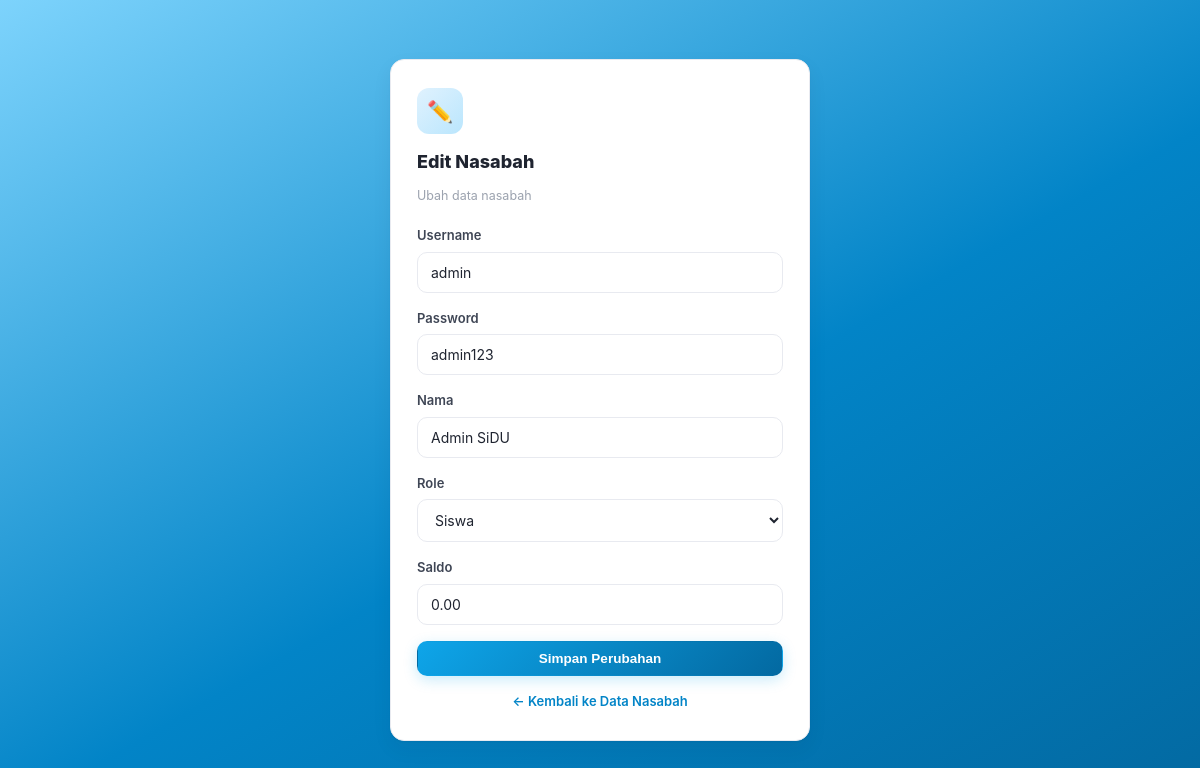
The app's page /nasabah/edit.php?id_user=1 with its own data.
### tables this page shows
CREATE TABLE `users` (
  `id_user` int(11) NOT NULL AUTO_INCREMENT,
  `username` varchar(50) NOT NULL,
  `password` varchar(50) NOT NULL,
  `nama` varchar(100) NOT NULL,
  `saldo` decimal(12,2) NOT NULL DEFAULT 0,
  `role` enum('admin','siswa','guru','pengepul') NOT NULL DEFAULT 'siswa',
  PRIMARY KEY (`id_user`)
);

### nasabah/edit.php (the view, shortened to what this page needs)
<?php
include "koneksi.php";
$id_user = $_GET['id_user'];
$query = mysqli_query($koneksi, "SELECT * FROM users WHERE id_user='$id_user'");
$data = mysqli_fetch_array($query);
?>
<!DOCTYPE html>
<html lang="id">
<head>
    <link rel="stylesheet" href="../assets/css/style.css?v=3">
</head>
<body class="role-admin">
    <div class="form-wrap">
        <div class="form-card">
            <div class="icon-top">✏️</div>
            <h1>Edit Nasabah</h1>
            <p class="sub">Ubah data nasabah</p>
            <form action="update.php" method="post">
                <div class="form-group">
                    <label>Username</label>
                    <input type="text" name="username" value="<?php echo $data['username'] ?>" required>
                </div>
                <div class="form-group">
                    <label>Password</label>
                    <input type="text" name="password" value="<?php echo $data['password'] ?>" required>
                </div>
                <div class="form-group">
                    <label>Nama</label>
                    <input type="text" name="nama" value="<?php echo $data['nama'] ?>" required>
                </div>
                <div class="form-group">
                    <label>Role</label>
                    <select name="role" required>
                        <option value="siswa" <?php echo ($data['role'] == 'siswa') ? 'selected' : ''; ?>>Siswa</option>
                    </select>
                </div>
                <div class="form-group">
                    <label>Saldo</label>
                    <input type="number" step="0.01" name="saldo" value="<?php echo $data['saldo'] ?>" required>
                </div>
                <button type="submit" class="btn btn-primary btn-block">Simpan Perubahan</button>
            </form>
            <a href="index.php" class="form-back">← Kembali ke Data Nasabah</a>
        </div>
    </div>
</body>
</html>

### assets/css/style.css (style rules this page uses)
:root { --pink-50: #f0f9ff; --pink-100: #e0f2fe; --pink-200: #bae6fd; --pink-300: #7dd3fc; --pink-400: #38bdf8; --pink-500: #0ea5e9; --pink-600: #0284c7; --pink-700: #0369a1; --ink-900: #1f2430; --ink-700: #3f4655; --ink-500: #6b7280; --ink-300: #9ca3af; --ink-100: #e8eaf0; --ink-50: #f6f7fb; --pink-gradient: linear-gradient(135deg, var(--pink-500) 0%, var(--pink-700) 100%); --pink-gradient-soft: linear-gradient(135deg, var(--pink-100) 0%, var(--pink-200) 100%); --danger: #dc2626; --danger-bg: #fee2e2; --warning: #92400e; --warning-bg: #fef3c7; --radius: 14px; --radius-sm: 10px; --shadow: 0 1px 2px rgba(31,36,48,.04), 0 8px 20px rgba(31,36,48,.06); --sidebar-w: 236px; --role-label: "Admin"; --pink-shadow: 14, 165, 233; }
body.role-admin { --pink-50: #f0f9ff; --pink-100: #e0f2fe; --pink-200: #bae6fd; --pink-300: #7dd3fc; --pink-400: #38bdf8; --pink-500: #0ea5e9; --pink-600: #0284c7; --pink-700: #0369a1; --role-label: "Admin"; --pink-shadow: 14, 165, 233; }
* { box-sizing: border-box; }
html, body { margin: 0; padding: 0; }
body { font-family: -apple-system, "Segoe UI", Roboto, Arial, sans-serif; background: linear-gradient(160deg, var(--pink-50) 0%, var(--pink-100) 45%, var(--pink-200) 100%); color: var(--ink-900); font-size: 14.5px; line-height: 1.5; }
a { color: inherit; }
.btn { display: inline-flex; align-items: center; gap: 7px; justify-content: center; padding: 10px 18px; border-radius: var(--radius-sm); font-weight: 600; font-size: 13.5px; text-decoration: none; border: 1px solid transparent; cursor: pointer; transition: all .15s ease; line-height: 1; }
.btn-primary { background: var(--pink-gradient); color: #fff; box-shadow: 0 4px 14px rgba(var(--pink-shadow),.22); }
.btn-block { width: 100%; }
.form-group { margin-bottom: 16px; }
.form-group label { display: block; font-size: 13px; font-weight: 600; color: var(--ink-700); margin-bottom: 6px; }
.form-group input, .form-group select { width: 100%; padding: 11px 13px; border: 1px solid var(--ink-100); border-radius: var(--radius-sm); font-size: 14px; color: var(--ink-900); background: #fff; outline: none; transition: border-color .15s ease, box-shadow .15s ease; font-family: inherit; }
.form-group input::placeholder { color: var(--ink-300); }
.form-wrap { min-height: 100vh; display: flex; align-items: center; justify-content: center; background: linear-gradient(150deg, var(--pink-300) 0%, var(--pink-600) 55%, var(--pink-700) 100%); padding: 30px 16px; }
.form-card { width: 100%; max-width: 420px; background: #fff; border: 1px solid var(--ink-100); border-radius: var(--radius); box-shadow: var(--shadow); padding: 28px 26px; }
.form-card .icon-top { width: 46px; height: 46px; border-radius: 12px; background: var(--pink-gradient-soft); color: var(--pink-700); display: flex; align-items: center; justify-content: center; font-size: 21px; margin-bottom: 14px; }
.form-card h1 { font-size: 18px; font-weight: 800; color: var(--ink-900); }
.form-card .sub { font-size: 12.5px; color: var(--ink-300); margin-top: 3px; margin-bottom: 20px; }
.form-back { display: block; text-align: center; margin-top: 16px; font-size: 13px; color: var(--pink-600); text-decoration: none; font-weight: 600; }

### records on screen
users: username "admin", password "admin123", nama "Admin SiDU", saldo "0.00"
